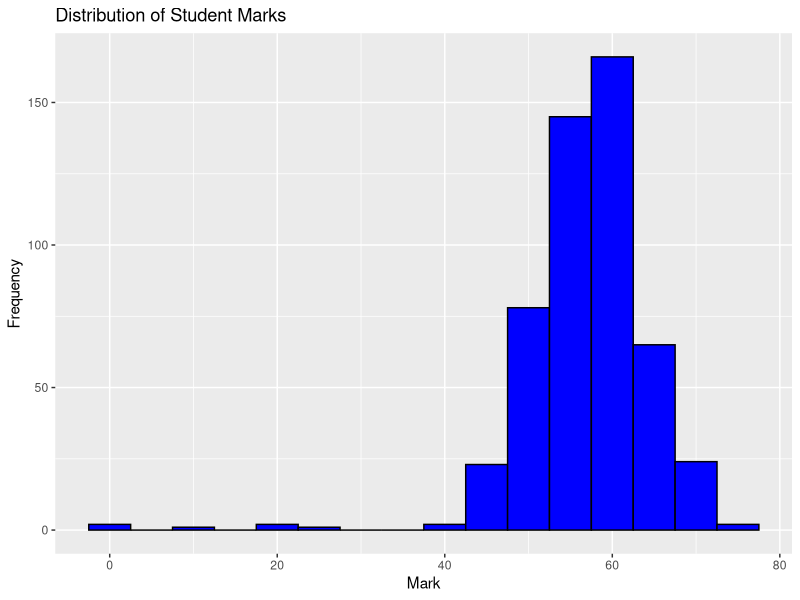
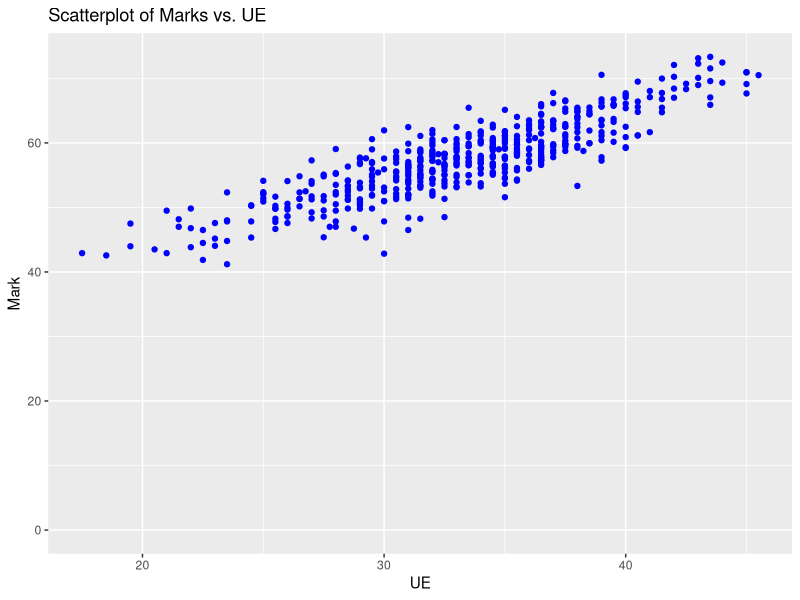
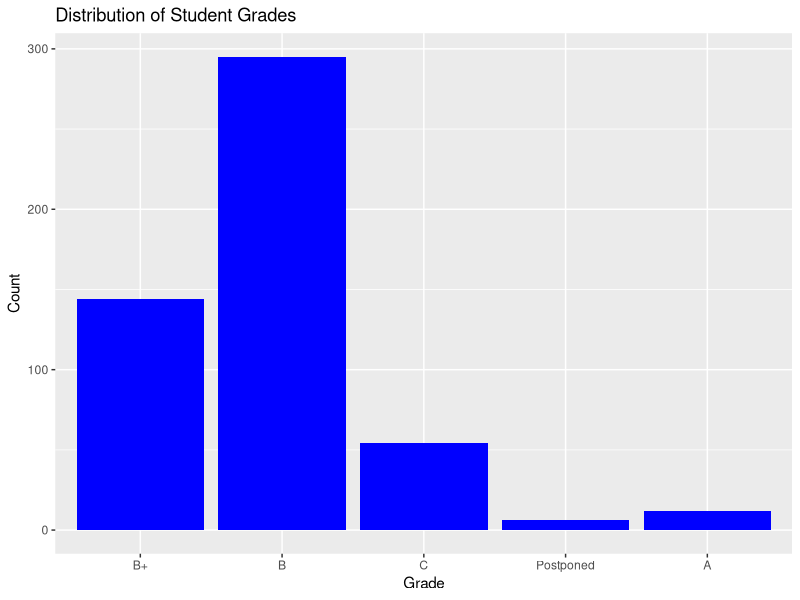

Recreate these plots in R, in order.
# Load necessary libraries
# Install the 'writexl' package if it is not already installed
# install.packages("writexl")

library(tidyverse) # for data manipulation and visualization
library(readxl) # for reading Excel files
library(writexl) # for writing Excel files

# Read the Excel file and skip the first row
sr <- read_excel("Week-15/Student Results.xlsx")

# View the data in a new window
View(sr)

# Rename the columns for easier reference
sr <- rename(sr,StudentName = Name,
             Mark= "TOTAL (100)",
             UE = "UE (60)",
             CW = "CW (40)")

# Create a new column 'Grade' based on the 'Mark' column
sr <- mutate(sr,Grade=case_when(
  Mark>=70 ~ "A", # if Mark is greater than or equal to 70, assign 'A'
  Mark>=60 & Mark<70 ~ "B+", # if Mark is between 60 and 70 (exclusive), assign 'B+'
  Mark>=50 & Mark<60 ~ "B", # if Mark is between 50 and 60 (exclusive), assign 'B'
  Mark>=40 & Mark<50 ~ "C", # if Mark is between 40 and 50 (exclusive), assign 'C'
  Mark>=35 & Mark<40 ~ "D", # if Mark is between 35 and 40 (exclusive), assign 'D'
  Mark<35 ~ "F", # if Mark is less than 35, assign 'F'
  TRUE ~ "UNGRADED" # if none of the above conditions are met, assign 'UNGRADED'
))

# If the 'UE' column is empty, set the 'Grade' column to 'Postponed'
sr <- mutate(sr,Grade = case_when(is.na(UE)~"Postponed",
                                    TRUE~Grade))

# Convert the 'Grade' column to a factor
sr <- mutate(sr,Grade = as_factor(Grade))

# Display summary statistics of the data
summary(sr)

# Write the data to a CSV file
write_csv(sr,"Week-15/Student_Records.csv")

# Write the data to an Excel file
write_xlsx(sr,"Week-15/Student_Records.xls")

## BONUS Content

# Create a histogram of the 'Mark' column
ggplot(sr, aes(x = Mark)) +
  geom_histogram(binwidth = 5, fill = "blue", color = "black") +
  labs(title = "Distribution of Student Marks", x = "Mark", y = "Frequency")

# Create a scatterplot of the 'Mark' column against the 'UE' column
ggplot(sr, aes(x = UE, y = Mark)) +
  geom_point(color = "blue") +
  labs(title = "Scatterplot of Marks vs. UE", x = "UE", y = "Mark")

# Create a bar graph of the 'Grade' column
ggplot(sr, aes(x = Grade)) +
  geom_bar(fill = "blue") +
  labs(title = "Distribution of Student Grades", x = "Grade", y = "Count")






